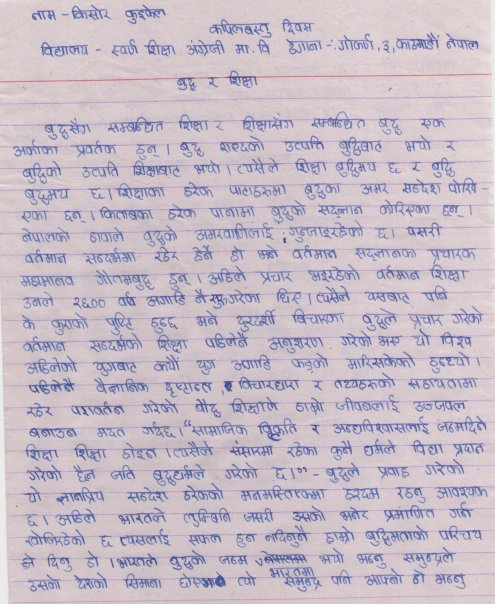
//> input picture images/sample_2.jpg, 495 x 604 px
$ ./main ../../images/sample_2.jpg   (built with g++ and OpenCV 4)
//> lines starting //> are read from the running program, lines starting //| are printed output that depends on the picture
#include <opencv2/opencv.hpp>
#include "thin.h"
#include "extractLines.h"
#include "extractWords.h"

int main(int argc, char** argv){
  cv::Mat input_image = cv::imread( argv[1], 0 );
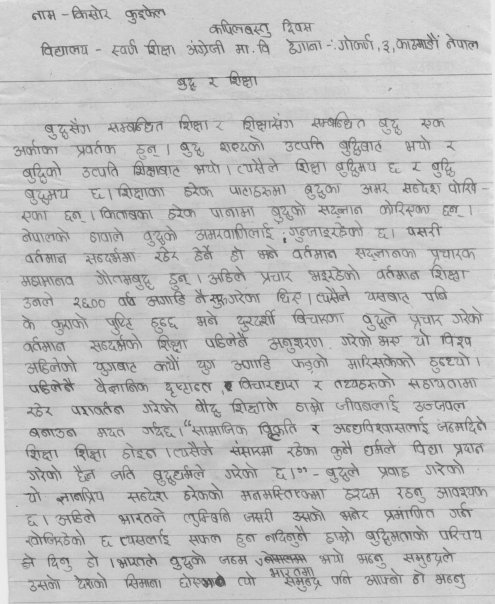
//> input_image: 604 rows x 495 cols, CV_8UC1; min 69, max 240, mean 192
  cv::Mat thinned_image, binary_image;

  // We use inverse binary because what we want to pass...
  // white characters on black background to the thinning function
  cv::threshold( input_image, binary_image, 0, 255, cv::THRESH_BINARY_INV + cv::THRESH_OTSU );
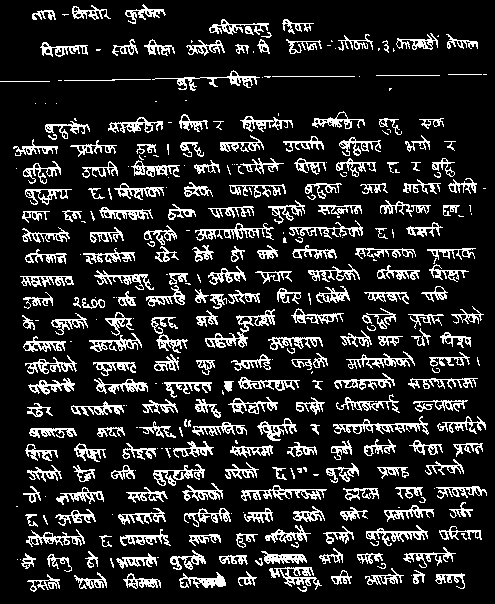
//> binary_image: 604 rows x 495 cols, CV_8UC1; 15.4% white in thin lines or dots

  // This function makes sure that the characters are reduced to pixels
//> (the run ends here: the program needs code that is not available in this run, at `thinning( binary_image, thinned_image );`)
